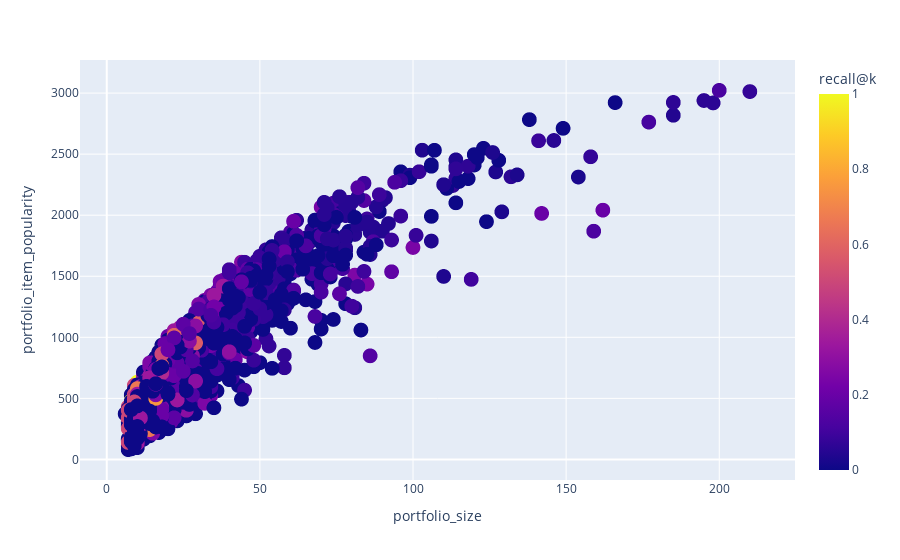

This figure's notebook cell:
### Code cell
fig = px.scatter(
    results_df, 
    x="portfolio_size", 
    y="portfolio_item_popularity", 
    color = "recall@k",
    # size = "precision@k",
    size_max = 30
    ) #symbol #, color="portfolio_size_bucket"
fig.update_traces(marker=dict(size=15))
fig.show()

### Figure 1 — Plotly figure (JSON) as saved in the notebook; plotly's stock layout.template omitted (floating-point values rounded to 4 significant figures; data arrays with more than 128 entries replaced by an {"elided": "..."} marker saying what was removed)
{"data": [{"hovertemplate": "portfolio_size=%{x}<br>portfolio_item_popularity=%{y}<br>recall@k=%{marker.color}<extra></extra>", "legendgroup": "", "marker": {"color": {"elided": "5906 float values"}, "coloraxis": "coloraxis", "size": 15, "symbol": "circle"}, "mode": "markers", "name": "", "showlegend": false, "type": "scattergl", "x": {"elided": "5906 int values"}, "xaxis": "x", "y": {"elided": "5906 float values"}, "yaxis": "y"}], "layout": {"coloraxis": {"colorbar": {"title": {"text": "recall@k"}}, "colorscale": [[0, "#0d0887"], [0.1111, "#46039f"], [0.2222, "#7201a8"], [0.3333, "#9c179e"], [0.4444, "#bd3786"], [0.5556, "#d8576b"], [0.6667, "#ed7953"], [0.7778, "#fb9f3a"], [0.8889, "#fdca26"], [1, "#f0f921"]]}, "legend": {"tracegroupgap": 0}, "margin": {"t": 60}, "xaxis": {"anchor": "y", "domain": [0, 1], "title": {"text": "portfolio_size"}}, "yaxis": {"anchor": "x", "domain": [0, 1], "title": {"text": "portfolio_item_popularity"}}}}
